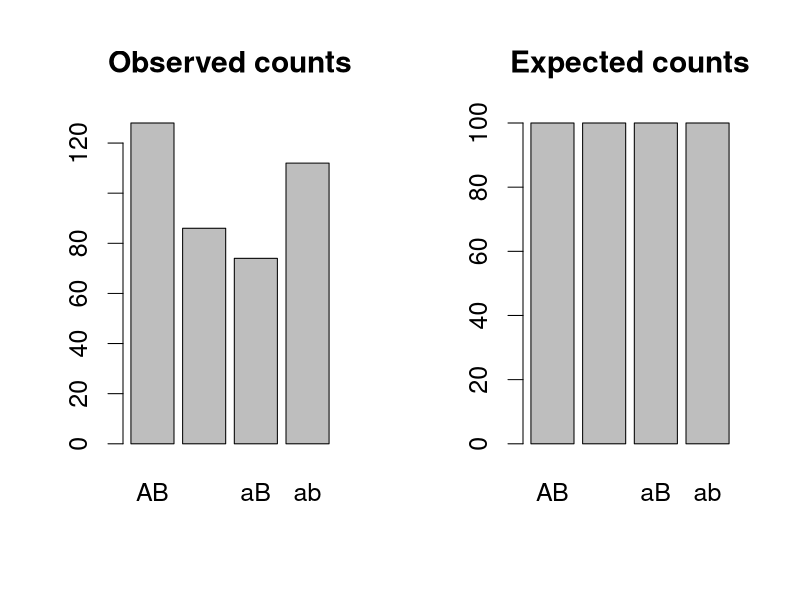
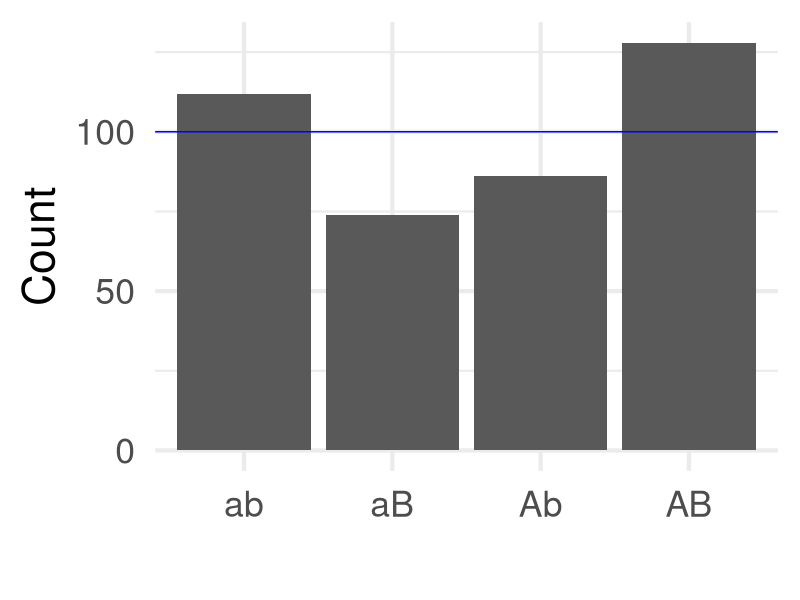
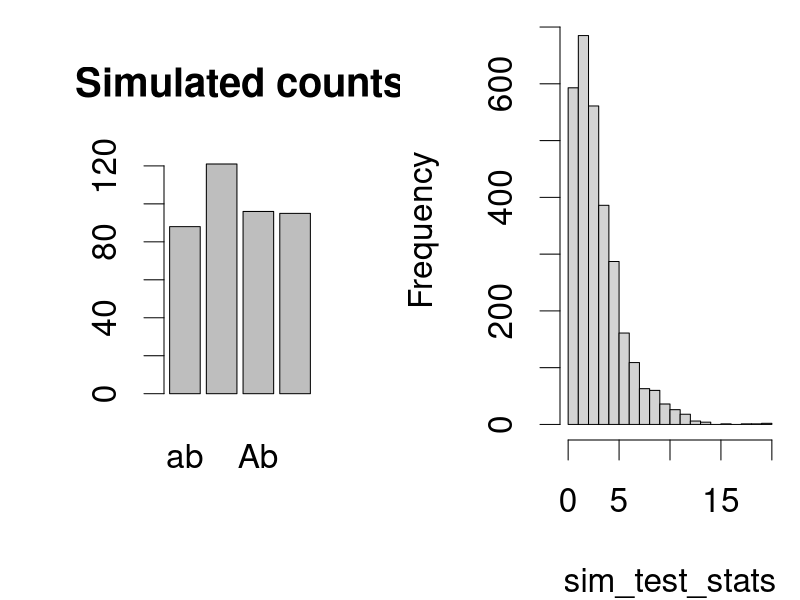
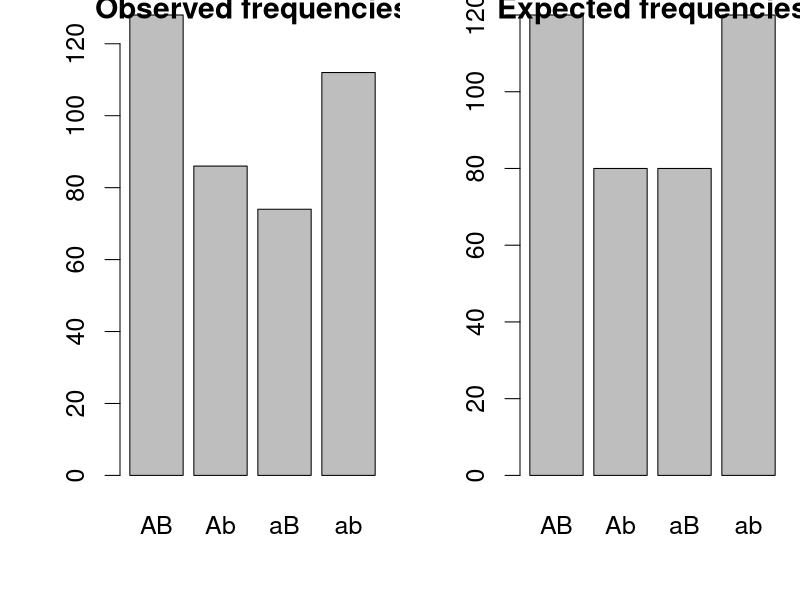
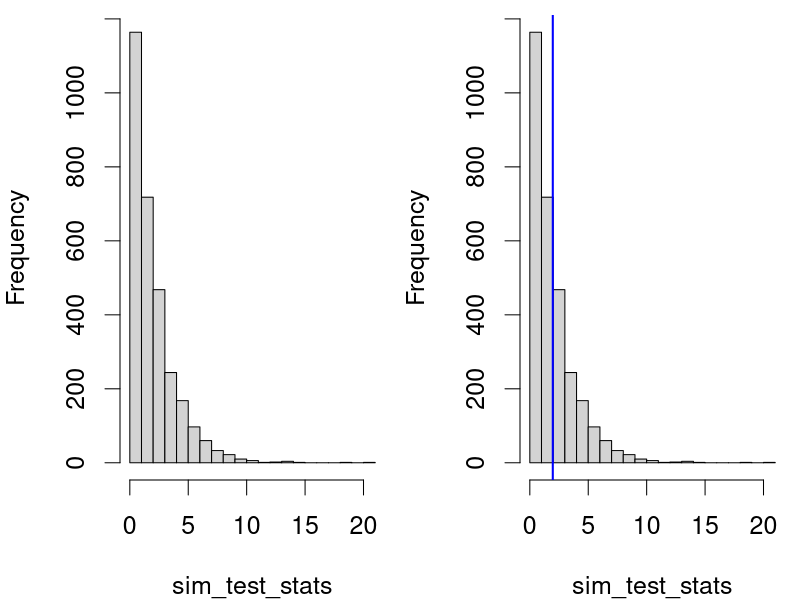

R code for these plots, in order:
## ---- chunk 1
knitr::opts_chunk$set(echo = TRUE)
library(tidyverse)
## ---- chunk 2
# observed counts
y = c(128, 86, 74, 112) 
n = sum(y)
# hypothesised proportions
p = c(1/4, 1/4, 1/4, 1/4) 
# expected counts
e = p*n
## ---- chunk 3
names = c("AB", "Ab", "aB", "ab")
# set up a graphics device with 1 row and 2 columns
par(mfrow = c(1, 2), cex = 1.5) 
barplot(y, names.arg = names, main = "Observed counts")
barplot(e, names.arg = names, main = "Expected counts")
## ---- chunk 4
df = tibble(names, y, p, e)
df %>% ggplot() + 
  aes(x = names, y = y) + 
  geom_bar(stat = "identity") + 
  geom_hline(yintercept = 100, colour = "blue") + 
  theme_minimal(base_size = 32) + 
  labs(x = "", y = "Count")
## ---- chunk 5
d = y-e
d
mean(d)
## ---- chunk 6
(y-e)^2
(y-e)^2/e
t0 = sum((y-e)^2/e)
t0
## ---- chunk 7
n = 400
set.seed(1)
sim1 = sample(x = names, 
              size = n, 
              replace = TRUE, 
              prob = c(0.25,0.25,0.25,0.25))
table(sim1)
par(cex=2)
barplot(table(sim1), main = "Simulated counts")
## ---- chunk 8
sim_y = table(sim1)
sum((sim_y - e)^2/e)
t0
## ---- chunk 9
B = 3000
sim_test_stats = vector(mode = "numeric", length = B)
for(i in 1:B){
  sim = sample(x = names,  size = n, replace = TRUE, 
               prob = c(0.25,0.25,0.25,0.25))
  sim_y = table(sim)
  sim_test_stats[i] = sum((sim_y - e)^2/e)
}
par(cex = 2, mar = c(4,4,0.5,0.5))
hist(sim_test_stats, main = "", breaks = 20)
mean(sim_test_stats >= t0)
## ---- chunk 10
1 - pchisq(t0, df = 3)
(ey=n*p) # expected counts
ey>=5 # test e_i >= 5
## ---- chunk 11
chisq.test(y, p = p)
## ---- chunk 12
y = c(128, 86, 74, 112)
p = c(0.3, 0.2, 0.2, 0.3)
names = c("AB", "Ab", "aB", "ab")
par(mfrow = c(1, 2), cex = 1.5) # set up a graphics device with 1 row and 2 columns
barplot(y, names.arg = names, main = 'Observed frequencies')
barplot(p * sum(y), names.arg = names, main = 'Expected frequencies')
## ---- chunk 13
n = 400
hyp_probs = c(0.3, 0.2, 0.2, 0.3)
B = 3000
sim_test_stats = vector(mode = "numeric", 
                        length = B)
for(i in 1:B){
  sim = sample(x = names, 
               size = n, 
               replace = TRUE, 
               prob = hyp_probs)
  sim_y = table(sim)
  # estimated probability
  p_e = sum(table(sim)[2:3])/n
  # expected values using estimated probabilities
  e = 400*c(1 - p_e, p_e, p_e, 1 - p_e)/2
  sim_test_stats[i] = sum((sim_y - e)^2/e)
}
hist(sim_test_stats, main = "", breaks = 20)
## ---- chunk 14
n = 400
hyp_probs = c(0.3, 0.2, 0.2, 0.3)
expected_counts  = hyp_probs * n
t0 = sum((y-expected_counts)^2/expected_counts)
t0
## ---- chunk 15
mean(sim_test_stats >= t0)
## ---- chunk 16
hist(sim_test_stats, main = "", breaks = 20)
abline(v = t0, col = "blue", lwd = 2)
## ---- chunk 17
chisq.test(y, p = p)
## ---- chunk 18
n = sum(y)
k = length(y)
(ey = n*p)
ey >= 5 # check e_i >= 5
(t0=sum((y-ey)^2/ey))
(pval=1 - pchisq(t0, df = k - 1 - 1))
